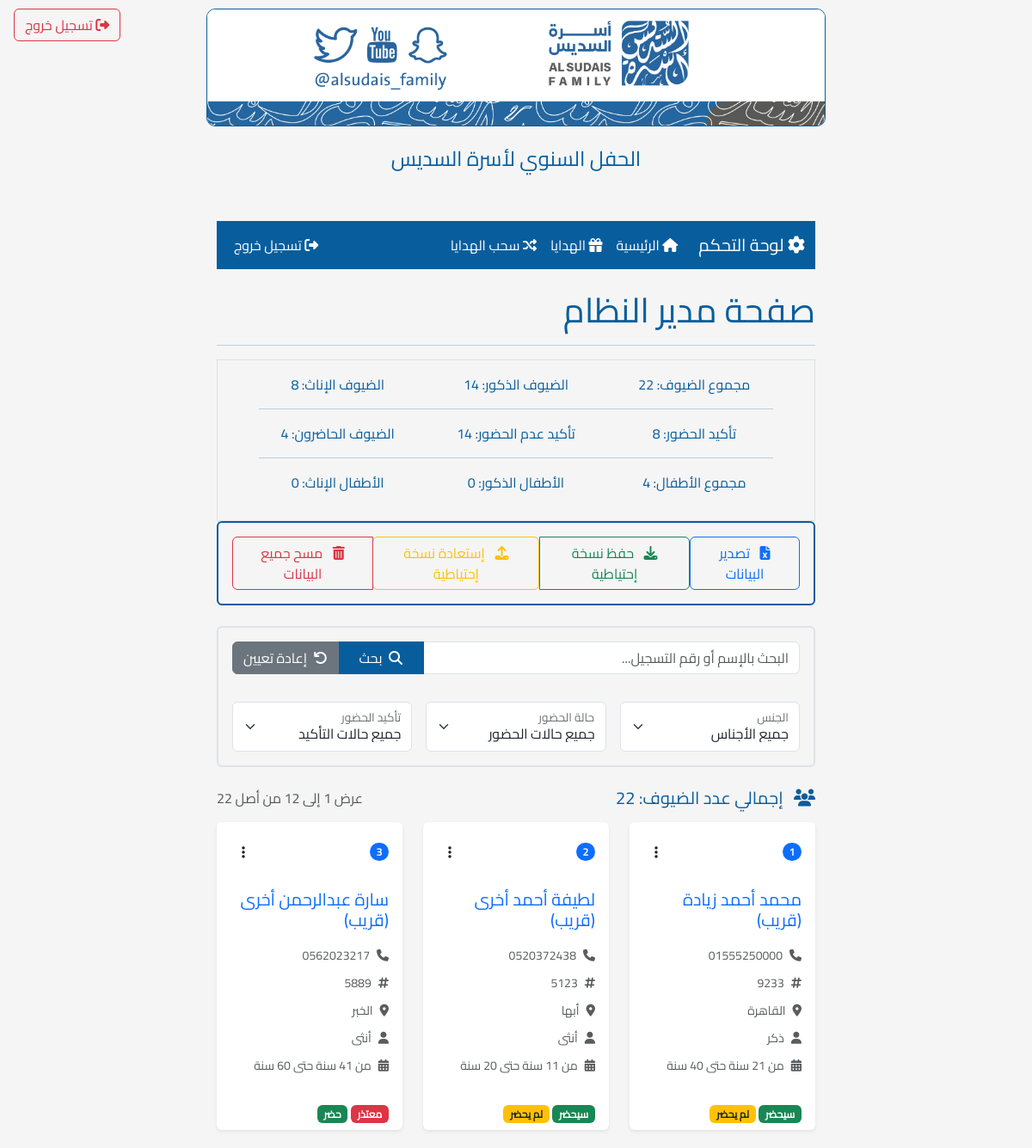
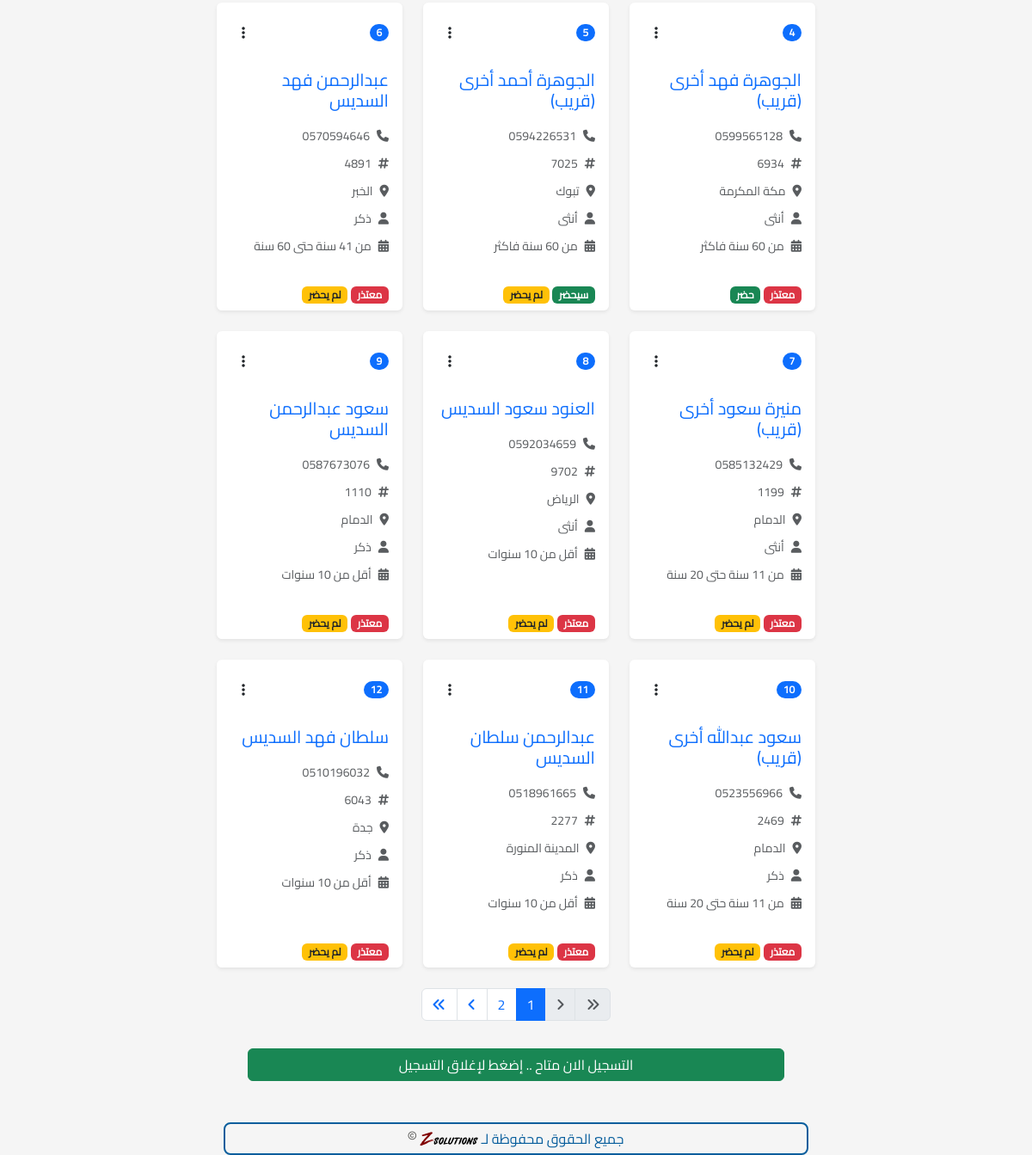
/admin (signed in), run on the app's committed database (2 pictures, top to bottom).
### app.py (models this page shows)
class Registration(db.Model):
    __tablename__ = "registration"
    id = db.Column(db.Integer, primary_key=True, autoincrement=True)
    phone_number = db.Column(db.String(16), unique=True, nullable=False)
    first_name = db.Column(db.Text, nullable=False)
    family_name = db.Column(db.Text, nullable=False)
    father_name = db.Column(db.Text)
    first_grand_name = db.Column(db.Text)
    second_grand_name = db.Column(db.Text)
    third_grand_name = db.Column(db.Text)
    relation = db.Column(db.Text)
    age = db.Column(db.String(3))
    gender = db.Column(db.String(15))
    city = db.Column(db.Text)
    attendance = db.Column(db.Text, nullable=False)
    ideas = db.Column(db.Text)
    registration_number = db.Column(db.String(4), unique=True)
    prize_id = db.Column(db.Integer, db.ForeignKey("prize.id", name="fk_reg_prize_id"))
    is_attended = db.Column(db.Boolean, default=False)
    prize = db.relationship('Prize', backref='winner', lazy=True)

### app.py (the view, shortened to what this page needs)
@app.route("/admin/", methods=["GET", "POST"])
@app.route("/admin", methods=["GET", "POST"])
@role_required(['admin'])
def admin():
    form = CloseRegistrationForm()
    if form.validate_on_submit() and "reg_status_form" in request.form:
        app.config["Close_Registrations"] = not app.config["Close_Registrations"]
        flash("تم تحديث حالة التسجيل بنجاح", "success")
        return redirect(url_for("admin"))
    search_query = request.args.get('search', '').strip()
    gender_filter = request.args.get('gender', 'all')
    attendance_filter = request.args.get('attendance', 'all')
    is_attended_filter = request.args.get('is_attended', 'all')
    page = request.args.get('page', 1, type=int)
    per_page = 12  # Show 12 cards per page (4 rows of 3 cards)
    query = Registration.query
    if gender_filter != 'all':
        query = query.filter(Registration.gender == gender_filter)
    if attendance_filter != 'all':
        query = query.filter(Registration.attendance == attendance_filter)
    if is_attended_filter != 'all':
        is_attended = is_attended_filter == 'yes'
        query = query.filter(Registration.is_attended == is_attended)
    query = query.order_by(Registration.id.desc())
    guests = query.paginate(page=page, per_page=per_page, error_out=False)
    total_guests = query.count()  # Total filtered guests
    guests_count = Registration.query.count()  # Total overall guests
    guest_male = Registration.query.filter_by(gender="ذكر").count()
    guest_female = Registration.query.filter_by(gender="أنثى").count()
    guest_attendance = Registration.query.filter_by(attendance="سوف أحضر باذن الله").count()
    guest_not_attendance = Registration.query.filter_by(attendance="أعتذر عن الحضور").count()
    guest_is_attended = Registration.query.filter_by(is_attended=True).count()
    children_count = Children.query.count()
    children_male = Children.query.filter_by(gender="ذكر").count()
    children_female = Children.query.filter_by(gender="أنثى").count()
    return render_template(
        "admin.html",
        guests=guests,
        total_guests=total_guests,
        form=form,
        close_registrations=app.config["Close_Registrations"],
        guests_count=guests_count,
        guest_male=guest_male,
        guest_female=guest_female,
        guest_attendance=guest_attendance,
        guest_not_attendance=guest_not_attendance,
        guest_is_attended=guest_is_attended,
        children_count=children_count,
        children_male=children_male,
        children_female=children_female,
        search_query=search_query,
        gender_filter=gender_filter,
        attendance_filter=attendance_filter,
        is_attended_filter=is_attended_filter
    )

### templates/admin.html (shortened to what this page needs)
<!DOCTYPE html>
{% extends 'base.html' %}
{% block content %}
    {% include 'includes/logout_button.html' %}
    {% include 'includes/admin_navbar.html' %}
    <h1 class="col">صفحة مدير النظام</h1>
    <hr>
    <div class="border border-1 text-center px-5">
        <div class="row pt-3">
            <div class="col-md-4">
                    <p>مجموع الضيوف: {{guests_count}}</p>
            </div>
            <div class="col-md-4">
                    <p>الضيوف الذكور: {{guest_male}}</p>
            </div>
            <div class="col-md-4">
                    <p>الضيوف الإناث: {{guest_female}}</p>
            </div>
        </div>
        <hr class="p-0 m-0">
        <div class="row pt-3">
            <div class="col-md-4">
                    <p>تأكيد الحضور: {{guest_attendance}}</p>
            </div>
            <div class="col-md-4">
                    <p>تأكيد عدم الحضور: {{guest_not_attendance}}</p>
            </div>
            <div class="col-md-4">
                    <p>الضيوف الحاضرون: {{guest_is_attended}}</p>
            </div>
        </div>
        <hr class="p-0 m-0">
        <div class="row pt-3 pb-3">
            <div class="col-md-4">
                    <p>مجموع الأطفال: {{children_count}}</p>
            </div>
            <div class="col-md-4">
                    <p>الأطفال الذكور: {{children_male}}</p>
            </div>
            <div class="col-md-4">
                    <p>الأطفال الإناث: {{children_female}}</p>
            </div>
        </div>
    </div>
    <div class="border border-2 rounded p-3 mb-4" style="border-color: #085E9D !important;">
        <div class="d-flex justify-content-between align-items-center">
            <a href="{{ url_for('export_to_excel') }}" class="btn btn-outline-primary">
                <i class="fas fa-file-excel me-2"></i>
                تصدير البيانات
            </a>
            <div class="btn-group">
                <a href="{{ url_for('backup_db') }}" class="btn btn-outline-success">
                    <i class="fas fa-download me-2"></i>
                    حفظ نسخة إحتياطية
                </a>
                <form method="post" enctype="multipart/form-data" action="{{ url_for('upload_file') }}" class="d-inline">
                    <button type="button" class="btn btn-outline-warning" onclick="document.getElementById('file-upload').click();">
                        <i class="fas fa-upload me-2"></i>
                        إستعادة نسخة إحتياطية
                    </button>
                </form>
                <button type="button" class="btn btn-outline-danger" onclick="confirmClearData()">
                    <i class="fas fa-trash-alt me-2"></i>
                    مسح جميع البيانات
                </button>
            </div>
        </div>
    </div>
    <div class="border border-2 rounded p-3 mb-4">
        <form method="GET" action="{{ url_for('admin') }}" class="row g-3">
            <div class="col-md-12 mb-3">
                <div class="input-group">
                    <input type="text" name="search" class="form-control" placeholder="البحث بالإسم أو رقم التسجيل..." value="{{ search_query }}">
                    <button class="btn btn-primary" type="submit">
                        <i class="fas fa-search me-1"></i>
                        بحث
                    </button>
                    <a href="{{ url_for('admin') }}" class="btn btn-secondary">
                        <i class="fas fa-undo me-1"></i>
                        إعادة تعيين
                    </a>
                </div>
            </div>
            <div class="col-md-4">
                <div class="form-floating">
                    <select name="gender" class="form-select" id="genderFilter" onchange="this.form.submit()">
                        <option value="all" {% if gender_filter == 'all' %}selected{% endif %}>جميع الأجناس</option>
                    </select>
                    <label for="genderFilter">الجنس</label>
                </div>
            </div>
            <div class="col-md-4">
                <div class="form-floating">
                    <select name="attendance" class="form-select" id="attendanceFilter" onchange="this.form.submit()">
                        <option value="all" {% if attendance_filter == 'all' %}selected{% endif %}>جميع حالات الحضور</option>
                    </select>
                    <label for="attendanceFilter">حالة الحضور</label>
                </div>
            </div>
            <div class="col-md-4">
                <div class="form-floating">
                    <select name="is_attended" class="form-select" id="isAttendedFilter" onchange="this.form.submit()">
                        <option value="all" {% if is_attended_filter == 'all' %}selected{% endif %}>جميع حالات التأكيد</option>
                    </select>
                    <label for="isAttendedFilter">تأكيد الحضور</label>
                </div>
            </div>
        </form>
    </div>
    <div class="mb-3">
        <div class="d-flex justify-content-between align-items-center">
            <h5 class="mb-0">
                <i class="fas fa-users me-2"></i>
                {% if search_query or gender_filter != 'all' or attendance_filter != 'all' or is_attended_filter != 'all' %}
                    تم العثور على {{ total_guests }} ضيف
                {% else %}
                    إجمالي عدد الضيوف: {{ guests_count }}
                {% endif %}
            </h5>
            {% if guests.total > 0 %}
            <div class="text-muted">
                عرض {{ (guests.page - 1) * guests.per_page + 1 }} إلى
                من أصل {{ guests.total }}
            </div>
            {% endif %}
        </div>
    </div>
    <div class="row row-cols-1 row-cols-md-2 row-cols-lg-3 g-4">
        {% for guest in guests.items %}
        <div class="col">
            <div class="card h-100 border-0 shadow-sm">
                <div class="card-header bg-transparent border-bottom-0 pt-3">
                    <div class="d-flex justify-content-between align-items-center">
                        <span class="badge bg-primary rounded-pill">{{ loop.index }}</span>
                        <div class="dropdown">
                            <button class="btn btn-link text-dark" type="button" data-bs-toggle="dropdown">
                                <i class="fas fa-ellipsis-v"></i>
                            </button>
                        </div>
                    </div>
                </div>
                <div class="card-body">
                    <h5 class="card-title text-primary mb-3">
                        {% if guest.relation %}
                            {{ guest.first_name }} {{ guest.father_name }} {{ guest.family_name }} ({{ guest.relation }})
                        {% else %}
                            {{ guest.first_name }} {{ guest.father_name }} {{ guest.family_name }}
                        {% endif %}
                    </h5>
                    <div class="mb-2">
                        <small class="text-muted"><i class="fas fa-phone me-2"></i>{{ guest.phone_number }}</small>
                    </div>
                    <div class="mb-2">
                        <small class="text-muted"><i class="fas fa-hashtag me-2"></i>{{ guest.registration_number }}</small>
                    </div>
                    <div class="mb-2">
                        <small class="text-muted"><i class="fas fa-map-marker-alt me-2"></i>{{ guest.city }}</small>
                    </div>
                    <div class="mb-2">
                        <small class="text-muted"><i class="fas fa-user me-2"></i>{{ guest.gender }}</small>
                    </div>
                    <div class="mb-2">
                        <small class="text-muted"><i class="fas fa-calendar-alt me-2"></i>{{ guest.age }}</small>
                    </div>
                </div>
                <div class="card-footer bg-transparent border-top-0">
                    <div class="d-flex justify-content-between align-items-center">
                        <div>
                            {% if guest.attendance == 'سوف أحضر باذن الله' %}
                                <span class="badge bg-success">سيحضر</span>
                            {% else %}
                                <span class="badge bg-danger">معتذر</span>
                            {% endif %}
                            {% if guest.is_attended %}
                                <span class="badge bg-success">حضر</span>
                            {% else %}
                                <span class="badge bg-warning text-dark">لم يحضر</span>
                            {% endif %}
                        </div>
                    </div>
                </div>
            </div>
        </div>
        {% endfor %}
    </div>
    {% if guests.pages > 1 %}
    <nav aria-label="Page navigation" class="mt-4">
        <ul class="pagination justify-content-center">
            <li class="page-item {% if not guests.has_prev %}disabled{% endif %}">
                <a class="page-link" href="{{ url_for('admin', page=1, search=search_query, gender=gender_filter, attendance=attendance_filter, is_attended=is_attended_filter) }}">
                    <i class="fas fa-angle-double-right"></i>
                </a>
            </li>
            <li class="page-item {% if not guests.has_prev %}disabled{% endif %}">
                <a class="page-link" href="{{ url_for('admin', page=guests.prev_num, search=search_query, gender=gender_filter, attendance=attendance_filter, is_attended=is_attended_filter) }}">
                    <i class="fas fa-angle-right"></i>
                </a>
            </li>
            {% for page_num in range(max(1, guests.page - 2), min(guests.pages + 1, guests.page + 3)) %}
            <li class="page-item {% if page_num == guests.page %}active{% endif %}">
                <a class="page-link" href="{{ url_for('admin', page=page_num, search=search_query, gender=gender_filter, attendance=attendance_filter, is_attended=is_attended_filter) }}">
                    {{ page_num }}
                </a>
            </li>
            {% endfor %}
            <li class="page-item {% if not guests.has_next %}disabled{% endif %}">
                <a class="page-link" href="{{ url_for('admin', page=guests.next_num, search=search_query, gender=gender_filter, attendance=attendance_filter, is_attended=is_attended_filter) }}">
                    <i class="fas fa-angle-left"></i>
                </a>
            </li>
            <li class="page-item {% if not guests.has_next %}disabled{% endif %}">
                <a class="page-link" href="{{ url_for('admin', page=guests.pages, search=search_query, gender=gender_filter, attendance=attendance_filter, is_attended=is_attended_filter) }}">
                    <i class="fas fa-angle-double-left"></i>
                </a>
            </li>
        </ul>
    </nav>
    {% endif %}
    <div>
        <form action="{{ url_for('admin') }}" method="post" class="py-3">
            <div class="row">
                {%if close_registrations%}
                <button type="submit" class="col btn btn-danger mx-5" name="reg_status_form">التسجيل الان مغلق .. إضغط لإتاحة التسجيل</button>
                {%else%}
                <button type="submit" class="col btn btn-success mx-5" name="reg_status_form">التسجيل الان متاح .. إضغط لإغلاق التسجيل</button>
                {%endif%}
            </div>
        </form>
    </div>
{% endblock %}

### data on the page
Registration: first_name "محمد", father_name "أحمد", family_name "زيادة", relation "قريب", phone_number "01555250000", registration_number "9233", city "القاهرة", gender "ذكر", age "من 21 سنة حتى 40 سنة", shows "سيحضر", is_attended "لم يحضر"
Registration: first_name "لطيفة", father_name "أحمد", family_name "أخرى", relation "قريب", phone_number "0520372438", registration_number "5123", city "أبها", gender "أنثى", age "من 11 سنة حتى 20 سنة", shows "سيحضر", is_attended "لم يحضر"
Registration: first_name "سارة", father_name "عبدالرحمن", family_name "أخرى", relation "قريب", phone_number "0562023217", registration_number "5889", city "الخبر", gender "أنثى", age "من 41 سنة حتى 60 سنة", attendance "معتذر", is_attended "حضر"
Registration: first_name "الجوهرة", father_name "فهد", family_name "أخرى", relation "قريب", phone_number "0599565128", registration_number "6934", city "مكة المكرمة", gender "أنثى", age "من 60 سنة فاكثر", attendance "معتذر", is_attended "حضر"
Registration: first_name "الجوهرة", father_name "أحمد", family_name "أخرى", relation "قريب", phone_number "0594226531", registration_number "7025", city "تبوك", gender "أنثى", age "من 60 سنة فاكثر", shows "سيحضر", is_attended "لم يحضر"
Registration: first_name "عبدالرحمن", father_name "فهد", family_name "السديس", phone_number "0570594646", registration_number "4891", city "الخبر", gender "ذكر", age "من 41 سنة حتى 60 سنة", attendance "معتذر", is_attended "لم يحضر"
Registration: first_name "منيرة", father_name "سعود", family_name "أخرى", relation "قريب", phone_number "0585132429", registration_number "1199", city "الدمام", gender "أنثى", age "من 11 سنة حتى 20 سنة", attendance "معتذر", is_attended "لم يحضر"
Registration: first_name "العنود", father_name "سعود", family_name "السديس", phone_number "0592034659", registration_number "9702", city "الرياض", gender "أنثى", age "أقل من 10 سنوات", attendance "معتذر", is_attended "لم يحضر"
Registration: first_name "سعود", father_name "عبدالرحمن", family_name "السديس", phone_number "0587673076", registration_number "1110", city "الدمام", gender "ذكر", age "أقل من 10 سنوات", attendance "معتذر", is_attended "لم يحضر"
Registration: first_name "سعود", father_name "عبدالله", family_name "أخرى", relation "قريب", phone_number "0523556966", registration_number "2469", city "الدمام", gender "ذكر", age "من 11 سنة حتى 20 سنة", attendance "معتذر", is_attended "لم يحضر"
Registration: first_name "عبدالرحمن", father_name "سلطان", family_name "السديس", phone_number "0518961665", registration_number "2277", city "المدينة المنورة", gender "ذكر", age "أقل من 10 سنوات", attendance "معتذر", is_attended "لم يحضر"
Registration: first_name "سلطان", father_name "فهد", family_name "السديس", phone_number "0510196032", registration_number "6043", city "جدة", gender "ذكر", age "أقل من 10 سنوات", attendance "معتذر", is_attended "لم يحضر"

### other printed values
{{ guests_count }} "22"
{{ guest_male }} "14"
{{ guest_female }} "8"
{{ guest_attendance }} "8"
{{ guest_not_attendance }} "14"
{{ guest_is_attended }} "4"
{{ children_count }} "4"
{{ children_male }} "0"
{{ children_female }} "0"
{{ guests.total }} "22"
{{ page_num }} "1" "2"
